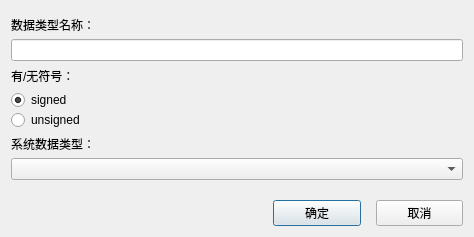
<?xml version="1.0" encoding="UTF-8"?>
<ui version="4.0">
 <class>DataTypeEdit</class>
 <widget class="QDialog" name="DataTypeEdit">
  <property name="geometry">
   <rect>
    <x>0</x>
    <y>0</y>
    <width>474</width>
    <height>237</height>
   </rect>
  </property>
  <property name="windowTitle">
   <string>数据类型</string>
  </property>
  <layout class="QVBoxLayout" name="verticalLayout">
   <item>
    <layout class="QGridLayout" name="gridLayout">
     <property name="spacing">
      <number>0</number>
     </property>
     <item row="5" column="0">
      <widget class="QLabel" name="label_3">
       <property name="text">
        <string>系统数据类型：</string>
       </property>
      </widget>
     </item>
     <item row="7" column="0">
      <layout class="QHBoxLayout" name="horizontalLayout_2" stretch="6,2,2">
       <property name="spacing">
        <number>15</number>
       </property>
       <property name="topMargin">
        <number>20</number>
       </property>
       <item>
        <spacer name="horizontalSpacer">
         <property name="orientation">
          <enum>Qt::Horizontal</enum>
         </property>
         <property name="sizeHint" stdset="0">
          <size>
           <width>40</width>
           <height>20</height>
          </size>
         </property>
        </spacer>
       </item>
       <item>
        <widget class="QPushButton" name="btn_OK">
         <property name="text">
          <string>确定</string>
         </property>
        </widget>
       </item>
       <item>
        <widget class="QPushButton" name="btn_Cancel">
         <property name="text">
          <string>取消</string>
         </property>
        </widget>
       </item>
      </layout>
     </item>
     <item row="2" column="0">
      <widget class="QLabel" name="label_2">
       <property name="text">
        <string>有/无符号：</string>
       </property>
      </widget>
     </item>
     <item row="4" column="0">
      <widget class="QRadioButton" name="rbtn_Unsigned">
       <property name="text">
        <string>unsigned</string>
       </property>
       <attribute name="buttonGroup">
        <string notr="true">buttonGroup</string>
       </attribute>
      </widget>
     </item>
     <item row="6" column="0">
      <widget class="QComboBox" name="cbx_SystemDataType"/>
     </item>
     <item row="3" column="0">
      <widget class="QRadioButton" name="rbtn_Signed">
       <property name="text">
        <string>signed</string>
       </property>
       <property name="checked">
        <bool>true</bool>
       </property>
       <attribute name="buttonGroup">
        <string notr="true">buttonGroup</string>
       </attribute>
      </widget>
     </item>
     <item row="1" column="0">
      <widget class="QLineEdit" name="edt_Name"/>
     </item>
     <item row="0" column="0">
      <widget class="QLabel" name="label">
       <property name="text">
        <string>数据类型名称：</string>
       </property>
      </widget>
     </item>
    </layout>
   </item>
  </layout>
 </widget>
 <resources/>
 <connections/>
 <buttongroups>
  <buttongroup name="buttonGroup"/>
 </buttongroups>
</ui>
